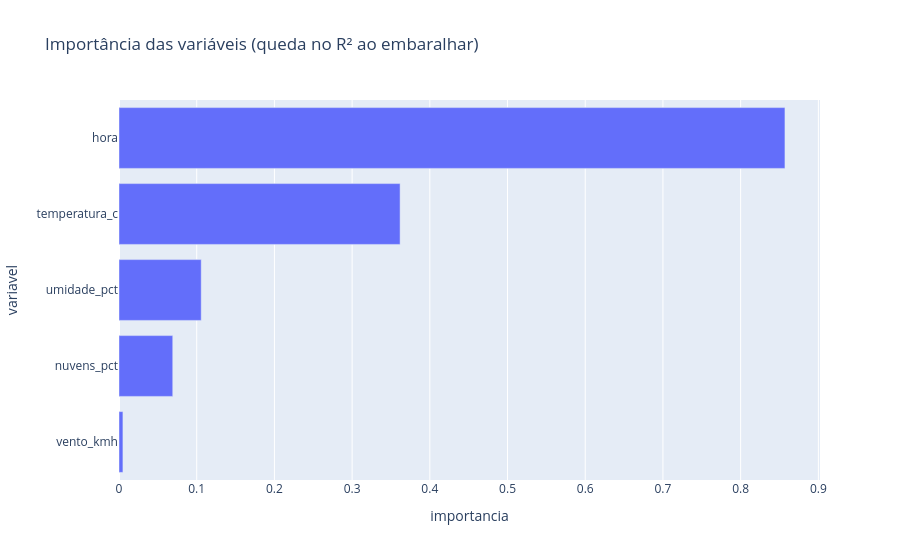

The notebook cell saved with this chart:
### Code cell
from sklearn.inspection import permutation_importance

perm = permutation_importance(melhor, X_test, y_test,
                              n_repeats=10, random_state=42, scoring="r2")

df_imp = pd.DataFrame({"variavel": X.columns, "importancia": perm.importances_mean}) \
           .sort_values("importancia")

fig = px.bar(df_imp, x="importancia", y="variavel", orientation="h",
             title="Importância das variáveis (queda no R² ao embaralhar)")
fig.show()

### Figure 1 — Plotly figure (JSON) as saved in the notebook; plotly's stock layout.template omitted (floating-point values rounded to 4 significant figures)
{"data": [{"hovertemplate": "importancia=%{x}<br>variavel=%{y}<extra></extra>", "legendgroup": "", "marker": {"color": "#636efa", "pattern": {"shape": ""}}, "name": "", "orientation": "h", "showlegend": false, "textposition": "auto", "type": "bar", "x": [0.005062, 0.06918, 0.1058, 0.3617, 0.857], "xaxis": "x", "y": ["vento_kmh", "nuvens_pct", "umidade_pct", "temperatura_c", "hora"], "yaxis": "y"}], "layout": {"barmode": "relative", "legend": {"tracegroupgap": 0}, "title": {"text": "Importância das variáveis (queda no R² ao embaralhar)"}, "xaxis": {"anchor": "y", "domain": [0, 1], "title": {"text": "importancia"}}, "yaxis": {"anchor": "x", "domain": [0, 1], "title": {"text": "variavel"}}}}
